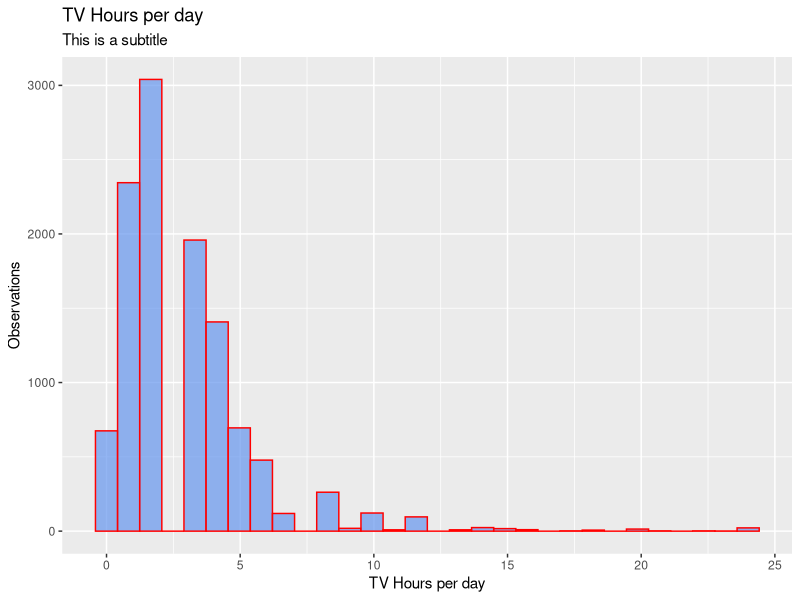
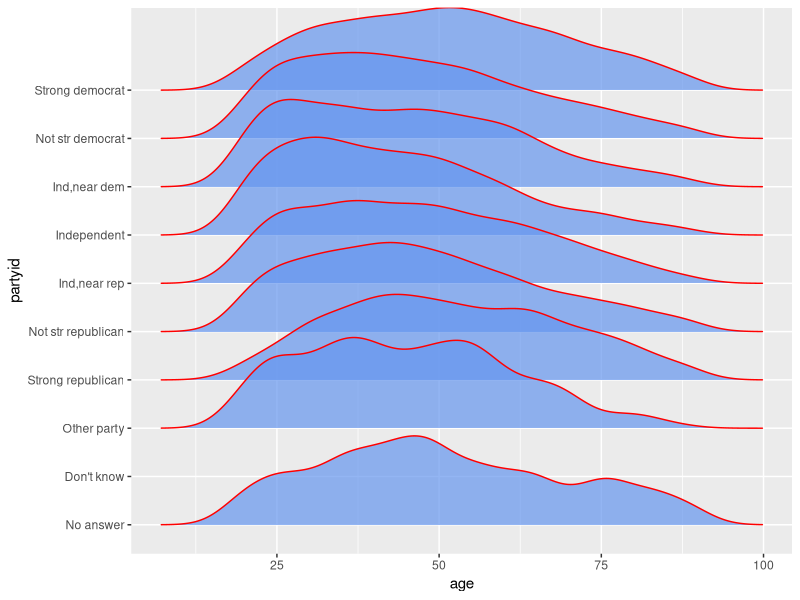
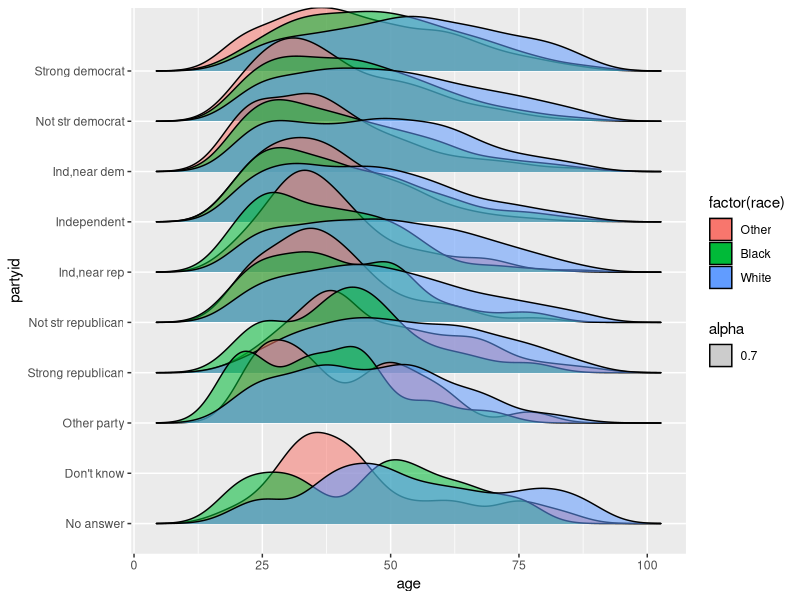
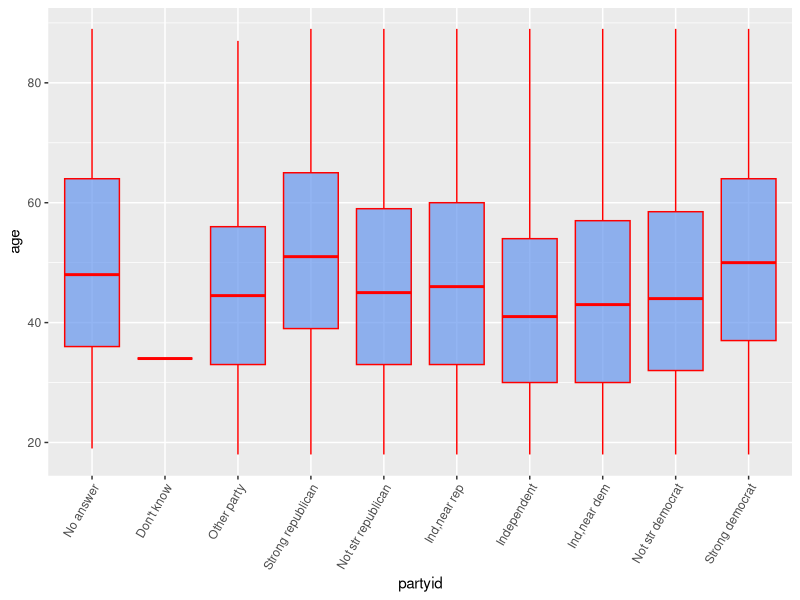
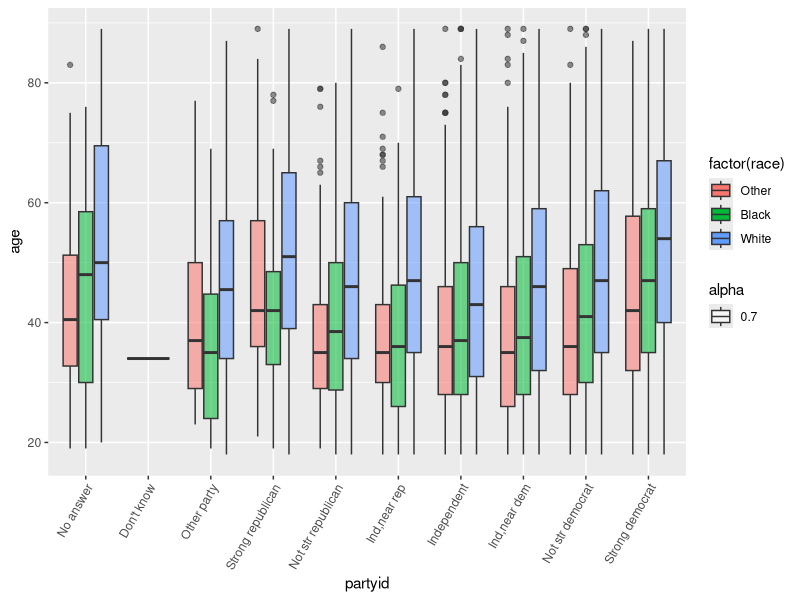

These figures' R source, in order: (Note: this script raises an error after producing the figures.)
## ---- chunk 1
knitr::opts_chunk$set(echo = FALSE,
                      message = FALSE,
                      warning = FALSE)
## ---- chunk 2
library(tidyverse)
## ---- chunk 3
ggplot(gss_cat, aes(x = tvhours)) + 
  geom_histogram(alpha = 0.7, color = "red", fill = "cornflowerblue") + labs(x = "TV Hours per day", y = "Observations", title = "TV Hours per day", subtitle = "This is a subtitle")
## ---- chunk 4
library(ggridges)
ggplot(gss_cat, aes( age, partyid)) + geom_density_ridges(alpha = 0.7, color = "red", fill = "cornflowerblue")
# Strong democrat seem to have strong affiliation with high variability around the mean age of 50.
## ---- chunk 5
ggplot(gss_cat, aes( age, partyid)) + geom_density_ridges(aes(fill = factor(race), alpha = 0.7))
# Do not see any pattern.

## ---- chunk 6
ggplot(gss_cat, aes(partyid, age)) + geom_boxplot(alpha = 0.7, color = "red", fill = "cornflowerblue") +  theme(axis.text.x = element_text(angle = 60, hjust = 1))
## ---- chunk 7
ggplot(gss_cat, aes(partyid, age)) + geom_boxplot(aes(fill = factor(race), alpha = 0.7)) +  theme(axis.text.x = element_text(angle = 60, hjust = 1))
## ---- chunk 8
# You might need to install the ISLR package using the line below. 
# If so, uncomment out the line, install the pacakge, then comment the line again. 
# Your document won't knit if you do not comment the line below.

#install.packages(ISLR) 
#library(ISLR)
cor_tbl <- Hitters %>% 
  select_if(is.numeric) %>% 
  cor(use = "pairwise.complete.obs") %>% 
  as.data.frame() %>% 
  mutate(row = row.names(.)) %>% 
  gather(col, cor, -row) %>% 
  tbl_df()
## ---- chunk 9
ggplot(cor_tbl, aes(row, col, fill = cor)) + geom_tile() + scale_fill_viridis_c() + 
   theme(axis.text.x = element_text(angle = 60, hjust = 1))
# Lowest to highest correlation
## ---- chunk 10
ggplot(gss_cat, aes(rincome)) +
  geom_bar() +
  theme(axis.text.x = element_text(angle = 90, hjust = 1))
## ---- chunk 11
gss_cat_new <- gss_cat %>% 
  mutate(rincome = factor(rincome, levels = c("Not applicable", "No answer", "Don't know", "Regused", "Lr$1000", "$1000 to 2999", "$3000 t 3999", "$4000 to 4999", "$5000 to 5999", "$6000 to 6999", "$7000 to 7999", "$8000 to 9999", "$10000-14999", "$15000-19999", "$20000-24999", "$25000 or more")))

ggplot(gss_cat_new, aes(rincome)) +
  geom_bar() +
  theme(axis.text.x = element_text(angle = 90, hjust = 1))
